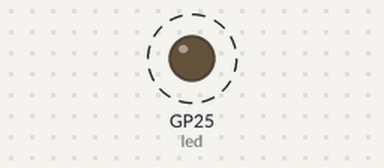
A program run on a simulated Raspberry Pi Pico running MicroPython. Shown: output pins drawn as LEDs (lit = HIGH). Dashed ring = blinking. Files the program writes start out absent; what the program prints to the serial console is not drawn.

Above: at 0.1 s.
Timing chart, 0 to 3.0 s (numbered marks = the images above):
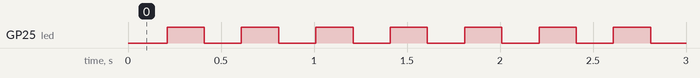

The program:

sd_test_new.py
```python
from machine import Pin, SPI
import machine
import sdcard
import os

#Initialize the onboard LED as output
led = Pin(25,Pin.OUT)

# Toggle LED functionality
def BlinkLED(timer_one):
    led.toggle()

# Initialize the SD card
spi=SPI(1,baudrate=40000000,sck=Pin(10),mosi=Pin(11),miso=Pin(12))
sd=sdcard.SDCard(spi,Pin(13))

# Create a instance of MicroPython Unix-like Virtual File System (VFS),
vfs=os.VfsFat(sd)

# Mount the SD card
os.mount(sd,'/sd')

# Debug print SD card directory and files
print(os.listdir('/sd'))

# Create / Open a file in write mode.
# Write mode creates a new file.
# If  already file exists. Then, it overwrites the file.
file = open("/sd/sample.txt","w")

# Write sample text
for i in range(20):
    file.write("Sample text = %s\r\n" % i)

# Close the file
file.close()

# Again, open the file in "append mode" for appending a line
file = open("/sd/sample.txt","a")
file.write("Appended Sample Text at the END \n")
file.close()

# Open the file in "read mode".
# Read the file and print the text on debug port.
file = open("/sd/sample.txt", "r")
if file != 0:
    print("Reading from SD card")
    read_data = file.read()
    print (read_data)
file.close()

# Initialize timer_one. Used for toggling the on board LED
timer_one = machine.Timer()
# Timer one initialization for on board blinking LED at 200mS interval
timer_one.init(freq=5, mode=machine.Timer.PERIODIC, callback=BlinkLED)
```

Measured:
- by itself, GP25 (led): alternates HIGH for 0.20 s and LOW for 0.20 s
